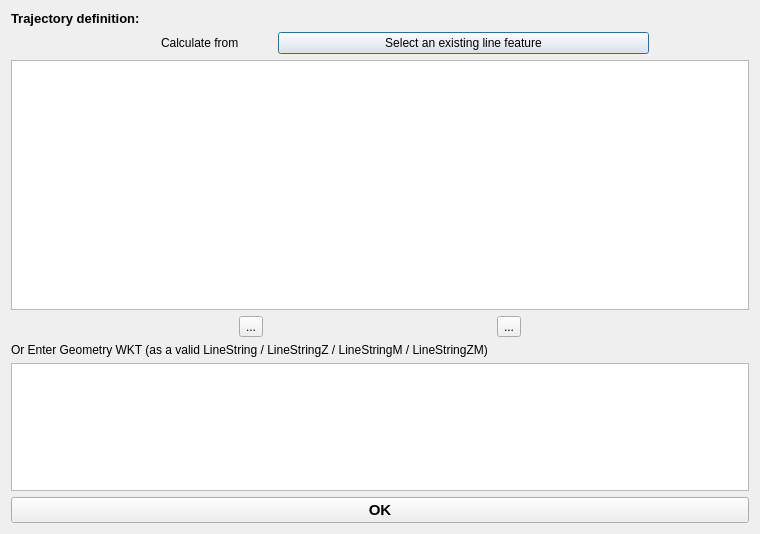
<?xml version="1.0" encoding="UTF-8"?>
<ui version="4.0">
 <class>Dialog</class>
 <widget class="QDialog" name="Dialog">
  <property name="windowModality">
   <enum>Qt::ApplicationModal</enum>
  </property>
  <property name="geometry">
   <rect>
    <x>0</x>
    <y>0</y>
    <width>760</width>
    <height>534</height>
   </rect>
  </property>
  <property name="windowTitle">
   <string>Trajectory query</string>
  </property>
  <layout class="QVBoxLayout" name="verticalLayout">
   <item>
    <widget class="QLabel" name="label">
     <property name="font">
      <font>
       <pointsize>10</pointsize>
       <weight>75</weight>
       <bold>true</bold>
      </font>
     </property>
     <property name="text">
      <string>Trajectory definition:</string>
     </property>
    </widget>
   </item>
   <item>
    <layout class="QGridLayout" name="gridLayout" rowstretch="0,0,0,0" columnstretch="30,100">
     <property name="leftMargin">
      <number>150</number>
     </property>
     <property name="rightMargin">
      <number>100</number>
     </property>
     <item row="0" column="0">
      <widget class="QLabel" name="label_2">
       <property name="text">
        <string>Calculate from</string>
       </property>
      </widget>
     </item>
     <item row="0" column="1">
      <widget class="QPushButton" name="line_select_pb">
       <property name="text">
        <string>Select an existing line feature</string>
       </property>
       <property name="default">
        <bool>false</bool>
       </property>
      </widget>
     </item>
    </layout>
   </item>
   <item>
    <widget class="QTableWidget" name="linestring_tw">
     <property name="minimumSize">
      <size>
       <width>0</width>
       <height>250</height>
      </size>
     </property>
     <property name="baseSize">
      <size>
       <width>0</width>
       <height>0</height>
      </size>
     </property>
    </widget>
   </item>
   <item>
    <layout class="QGridLayout" name="gridLayout_2">
     <item row="0" column="0">
      <widget class="QToolButton" name="plus_toolbutton">
       <property name="toolTip">
        <string>Add new row below current</string>
       </property>
       <property name="text">
        <string>...</string>
       </property>
      </widget>
     </item>
     <item row="0" column="1">
      <widget class="QToolButton" name="minus_toolbutton">
       <property name="toolTip">
        <string>Remove current row</string>
       </property>
       <property name="text">
        <string>...</string>
       </property>
      </widget>
     </item>
    </layout>
   </item>
   <item>
    <widget class="QLabel" name="label_9">
     <property name="font">
      <font>
       <weight>50</weight>
       <bold>false</bold>
      </font>
     </property>
     <property name="text">
      <string>Or Enter Geometry WKT (as a valid LineString / LineStringZ / LineStringM / LineStringZM) </string>
     </property>
    </widget>
   </item>
   <item>
    <widget class="QPlainTextEdit" name="wkt_plaintext"/>
   </item>
   <item>
    <spacer name="verticalSpacer">
     <property name="orientation">
      <enum>Qt::Vertical</enum>
     </property>
     <property name="sizeHint" stdset="0">
      <size>
       <width>20</width>
       <height>20</height>
      </size>
     </property>
    </spacer>
   </item>
   <item>
    <widget class="QPushButton" name="ok_pb">
     <property name="font">
      <font>
       <pointsize>11</pointsize>
       <weight>75</weight>
       <bold>true</bold>
      </font>
     </property>
     <property name="text">
      <string>OK</string>
     </property>
    </widget>
   </item>
  </layout>
 </widget>
 <tabstops>
  <tabstop>ok_pb</tabstop>
 </tabstops>
 <resources/>
 <connections/>
</ui>
